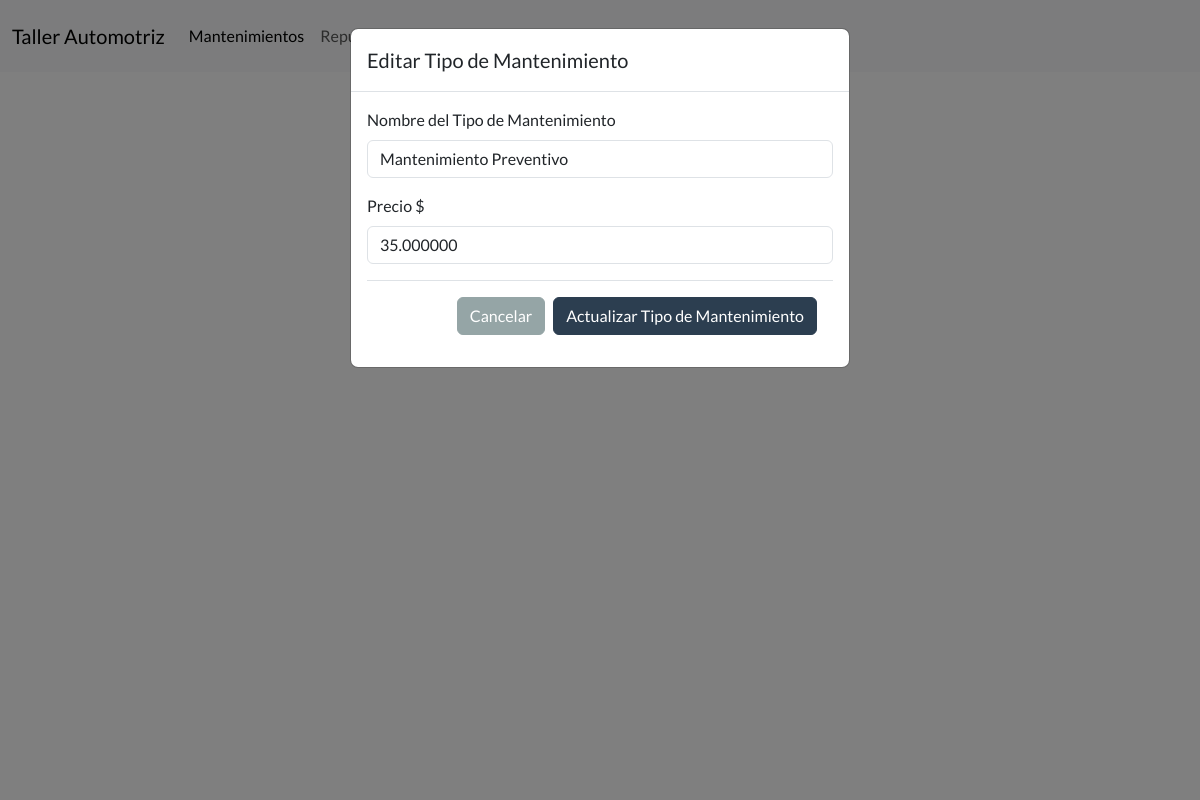
Page /editar_tipo_mantenimiento/1/ on the committed database.
### Aplicaciones/Taller/models.py (models this page shows, shortened)
class TipoMantenimiento(models.Model):
    id_mantenimiento = models.AutoField(primary_key=True)  # ~ Campo de clave primaria autoincremental
    nombre_mantenimiento = models.CharField(max_length=100, unique=True)  # * Nombre del tipo de mantenimiento
    precio_mantenimiento = models.DecimalField(max_digits=10, decimal_places=2)  # * Precio del mantenimiento

### Aplicaciones/Taller/views.py (the view, shortened to what this page needs)
# urls.py: path('editar_tipo_mantenimiento/<int:id_mantenimiento>/', views.editar_tipo_mantenimiento, name="editar_tipo_mantenimiento"),  # * Mapea la URL 'editar_tipo_mantenimiento/<id_tipo_mantenimiento>/' a l
def editar_tipo_mantenimiento(request, id_mantenimiento):
    try:
        tipo_mantenimiento = TipoMantenimiento.objects.get(id_mantenimiento=id_mantenimiento)
        return render(request, 'editar_tipo_mantenimiento.html', {'tipo_mantenimiento': tipo_mantenimiento})
    except TipoMantenimiento.DoesNotExist:
        return render(request, 'error.html', {'message': 'Tipo de mantenimiento no encontrado.'})  # * Manejo de error si el tipo de mantenimiento no existe

### Aplicaciones/Taller/templates/editar_tipo_mantenimiento.html (shortened to what this page needs)
{% extends "plantilla.html" %}
{% load static %}
{% block content %}
<div class="modal fade" id="exampleModal" tabindex="-1" aria-labelledby="exampleModalLabel" aria-hidden="true" data-bs-backdrop="static" data-bs-keyboard="false">
  <div class="modal-dialog">
    <div class="modal-content">
      <div class="modal-header">
        <h1 class="modal-title fs-5" id="exampleModalLabel">Editar Tipo de Mantenimiento</h1>
      </div>
      <div class="modal-body">
            <form method="post" action="{% url 'editar_tipo_mantenimiento' tipo_mantenimiento.id_mantenimiento %}">
            <div class="mb-3">
                <label for="nombre_mantenimiento" class="form-label">Nombre del Tipo de Mantenimiento</label>
                <input type="text" class="form-control" id="nombre_mantenimiento" name="nombre_mantenimiento" value="{{ tipo_mantenimiento.nombre_mantenimiento }}" required>
            </div>
            <div class="mb-3">
                <label for="precio" class="form-label">Precio $</label>
                <input type="number" step="0.01" placeholder="0" class="form-control" value="{{ tipo_mantenimiento.precio_mantenimiento|stringformat:'f' }}" id="precio" name="precio" required>
            </div>
            <div class="modal-footer">
                <a href="{% url 'tipos_mantenimiento' %}" type="button" class="btn btn-secondary" >Cancelar</a>
                <button type="submit" class="btn btn-primary">Actualizar Tipo de Mantenimiento</button>
            </div>
        </form>
      </div>
    </div>
  </div>
</div>
{% endblock content %}

### rows in the picture
TipoMantenimiento: nombre_mantenimiento "Mantenimiento Preventivo", precio "35.000000"
